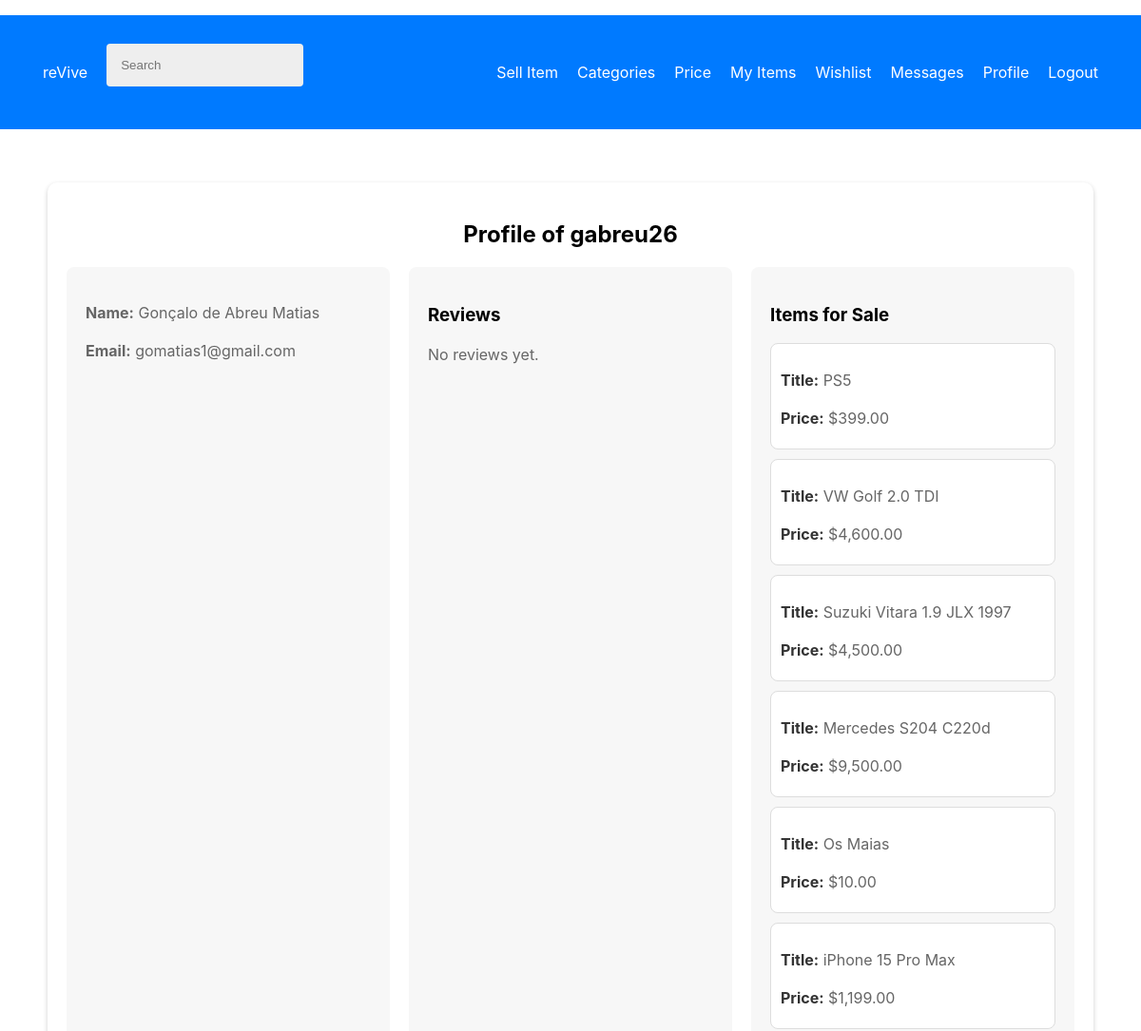
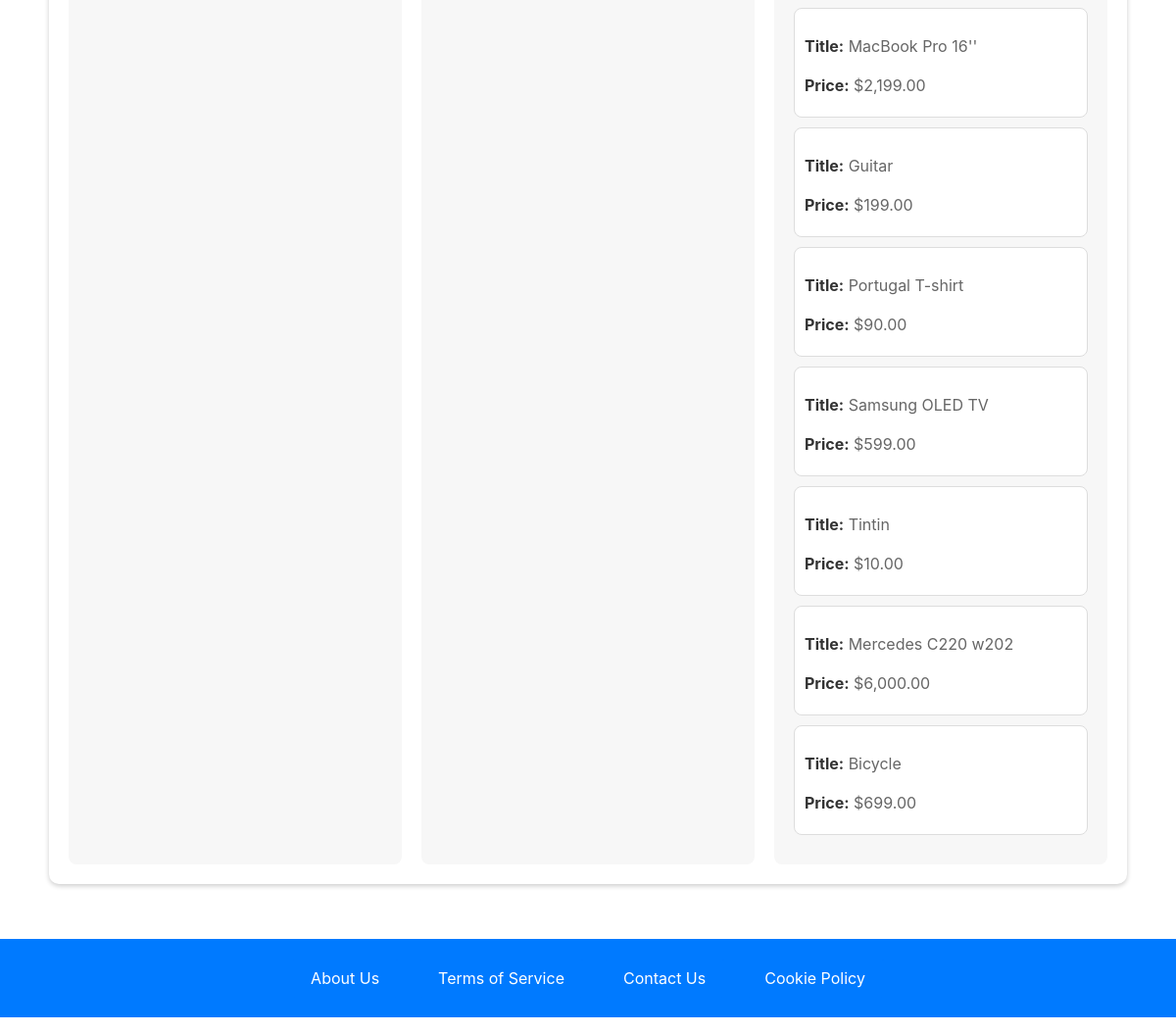
The page /pages/user_profile.php?user_id=3 (signed in) on the database its author committed (2 pictures, top to bottom).
### tables this page shows
CREATE TABLE users (
    user_id INTEGER PRIMARY KEY AUTOINCREMENT,
    name TEXT NOT NULL,
    username TEXT NOT NULL UNIQUE,
    password TEXT NOT NULL,
    email TEXT NOT NULL UNIQUE,
    is_admin BOOLEAN NOT NULL DEFAULT 0
, street TEXT, door TEXT, city TEXT, state TEXT, postalCode TEXT);

CREATE TABLE items (
    item_id INTEGER PRIMARY KEY AUTOINCREMENT,
    user_id INTEGER NOT NULL,
    category_id INTEGER NOT NULL,
    title TEXT NOT NULL,
    description TEXT NOT NULL,
    city TEXT NOT NULL,
    price REAL NOT NULL,
    image_path TEXT, sold_date TEXT,
    FOREIGN KEY (user_id) REFERENCES users(user_id),
    FOREIGN KEY (category_id) REFERENCES categories(category_id)
);

### database/users.class.php (called while the page is built, shortened)
<?php
class Users {
    public function __construct(int $id, string $name, string $username, string $email, bool $is_admin, ?string $street = null, ?string $door = null, ?string $city = null, ?string $state = null, ?string $postalCode = null) {
        $this->name = $name;
        $this->username = $username;
        $this->email = $email;
    }
    public static function getUser(PDO $db, int $id): ?Users {
        $stmt = $db->prepare('SELECT user_id, name, username, email, is_admin, street, door, city, state, postalCode FROM users WHERE user_id = ?');
        $stmt->execute([$id]);
        $user = $stmt->fetch(PDO::FETCH_ASSOC);
        if ($user) {
            return new Users(
                $user['user_id'],
                $user['name'],
                $user['username'],
                $user['email'],
                (bool) $user['is_admin'],
                $user['street'],
                $user['door'],
                $user['city'],
                $user['state'],
                $user['postalCode']
            );
        } else {
            return null;
        }
    }
}
?>

### database/reviews.class.php (called while the page is built, shortened)
<?php
class Reviews {
    public static function getReviewsByUser(PDO $db, int $userId): array {
        $stmt = $db->prepare("
            SELECT items.title, reviews.rating, reviews.comment, reviews.review_date
            FROM reviews
            JOIN items ON reviews.item_id = items.item_id
            WHERE items.user_id = ?
        ");
        $stmt->execute([$userId]);
        return $stmt->fetchAll(PDO::FETCH_ASSOC);
    }
}

### database/items.class.php (called while the page is built, shortened)
<?php
class Item {
    public function __construct(array $data = []) {
        $this->title = $data['title'] ?? '';
        $this->price = isset($data['price']) ? (float)$data['price'] : 0.0;
    }
    public static function getItemsByUser(PDO $db, int $user_id): array {
        $stmt = $db->prepare('SELECT * FROM items WHERE user_id = ?');
        $stmt->execute([$user_id]);
        $items = [];
        while ($row = $stmt->fetch(PDO::FETCH_ASSOC)) {
            $items[] = new Item($row);
        }
        return $items;
    }
}
?>

### pages/user_profile.php (the view, shortened to what this page needs)
<?php
require_once(__DIR__ . '/../utils/session.php');
require_once(__DIR__ . '/../database/connection.db.php');
require_once(__DIR__ . '/../database/users.class.php');
require_once(__DIR__ . '/../database/reviews.class.php');
require_once(__DIR__ . '/../database/items.class.php');
require_once(__DIR__ . '/../templates/common.php');
$db = getDatabaseConnection();
$user_id = intval($_GET['user_id']);
$user = Users::getUser($db, $user_id);
$reviews = Reviews::getReviewsByUser($db, $user_id);
$soldItems = Item::getItemsByUser($db, $user_id);
$loggedUser_id = $_SESSION['user_id'];
$loggedUser = Users::getUser($db, $loggedUser_id);
?>
<link rel="stylesheet" type="text/css" href="../styles/user_profile.css">
<div class="profile-container">
    <div class="profile-header">
        <h2>Profile of <?php echo htmlspecialchars($user->username); ?></h2>
    </div>
    <div class="profile-content">
        <div class="profile-details">
            <p><strong>Name:</strong> <?php echo htmlspecialchars($user->name); ?></p>
            <p><strong>Email:</strong> <?php echo htmlspecialchars($user->email); ?></p>
        </div>
        <div class="user-reviews">
            <h3>Reviews</h3>
            <?php if (count($reviews) > 0): ?>
                <ul>
                    <?php foreach ($reviews as $review): ?>
                        <li>
                            <p><strong>Rating:</strong> <?php echo htmlspecialchars($review['rating']); ?>/5</p>
                            <p><strong>Comment:</strong> <?php echo htmlspecialchars($review['comment']); ?></p>
                            <p><strong>Date:</strong> <?php echo htmlspecialchars($review['review_date']); ?></p>
                        </li>
                    <?php endforeach; ?>
                </ul>
            <?php else: ?>
                <p>No reviews yet.</p>
            <?php endif; ?>
        </div>
        <div class="sold-items">
            <h3>Items for Sale</h3>
            <?php if (count($soldItems) > 0): ?>
                <ul>
                    <?php foreach ($soldItems as $item): ?>
                        <li>
                            <p><strong>Title:</strong> <?php echo htmlspecialchars($item->title); ?></p>
                            <p><strong>Price:</strong> $<?php echo htmlspecialchars(number_format($item->price, 2)); ?></p>
                        </li>
                    <?php endforeach; ?>
                </ul>
            <?php else: ?>
                <p>No items sold yet.</p>
            <?php endif; ?>
        </div>
    </div>
</div>

### styles/register.css (style rules this page uses)
body, html { height: 100%; margin: 0; font-family: -apple-system, BlinkMacSystemFont, "Segoe UI", Roboto, "Helvetica Neue", Arial, sans-serif; }

### styles/mainPage.css (style rules this page uses)
html, body { height: 100%; margin: 0; padding: 0; display: flex; flex-direction: column; font-family: -apple-system, BlinkMacSystemFont, "Segoe UI", Roboto, "Helvetica Neue", Arial, sans-serif; }
body { min-height: 100vh; display: flex; flex-direction: column; }

### styles/login.css (style rules this page uses)
body, html { height: 100%; margin: 0; font-family: -apple-system, BlinkMacSystemFont, "Segoe UI", Roboto, "Helvetica Neue", Arial, sans-serif; }

### styles/common.css (style rules this page uses)
body, html { height: 100%; margin: 0; font-family: -apple-system, BlinkMacSystemFont, "Segoe UI", Roboto, "Helvetica Neue", Arial, sans-serif; }

### styles/user_profile.css (style rules this page uses)
.profile-container { max-width: 1200px; margin: 40px auto; padding: 20px; background: #fff; box-shadow: 0 2px 5px rgba(0,0,0,0.2); border-radius: 10px; }
.profile-header { text-align: center; margin-bottom: 20px; }
.profile-content { display: flex; justify-content: space-between; gap: 20px; flex-wrap: wrap; }
.profile-details, .user-reviews, .sold-items { background: #f7f7f7; padding: 20px; border-radius: 8px; flex: 1; min-width: 300px; max-width: 45%; }
.profile-details p, .user-reviews p, .sold-items p { font-size: 16px; color: #666; line-height: 1.5; margin-bottom: 10px; }
.user-reviews ul, .sold-items ul { list-style: none; padding: 0; margin: 0; }
.user-reviews li, .sold-items li { margin-bottom: 10px; padding: 10px; background-color: #fff; border: 1px solid #ddd; border-radius: 8px; }
.user-reviews strong, .sold-items strong { color: #333; }

### rows shown on the page
users: username "gabreu26", name "Gonçalo de Abreu Matias", email "gomatias1@gmail.com"
items: title "PS5", price "399.00"
items: title "VW Golf 2.0 TDI", price "4,600.00"
items: title "Suzuki Vitara 1.9 JLX 1997", price "4,500.00"
items: title "Mercedes S204 C220d", price "9,500.00"
items: title "Os Maias", price "10.00"
items: title "iPhone 15 Pro Max", price "1,199.00"
items: title "MacBook Pro 16''", price "2,199.00"
items: title "Guitar", price "199.00"
items: title "Portugal T-shirt", price "90.00"
items: title "Samsung OLED TV", price "599.00"
items: title "Tintin", price "10.00"
items: title "Mercedes C220 w202", price "6,000.00"
items: title "Bicycle", price "699.00"
